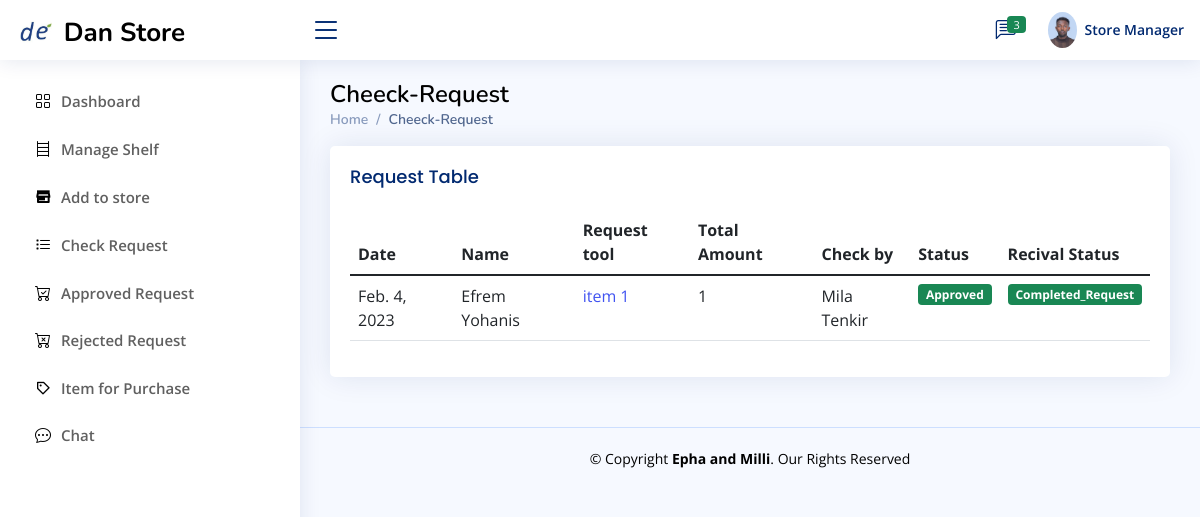
Before: /Store_Manager/aproved_request (signed in) with the older database file.
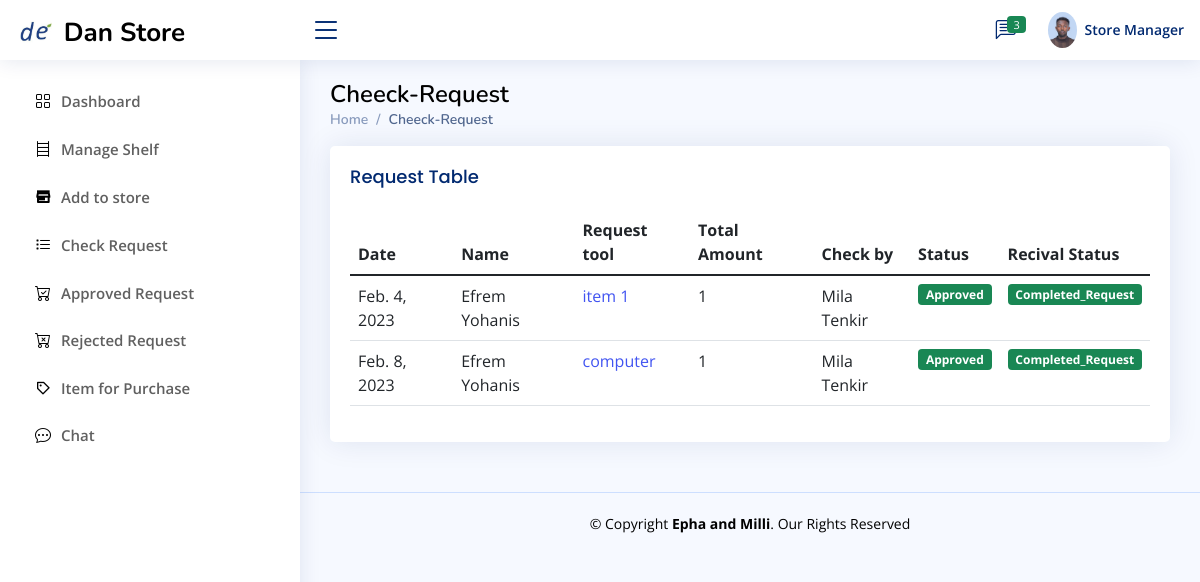
After: the same page with the newer database file.
### Store_manager/models.py (models this page shows, shortened)
class employe_request_form1_permanent(models.Model):
    store_Keeper_action_choice=(
        ('Pending','Pending'),
        ('Allowed','Allowed'),
        ('Reject','Reject'),
        ('Received ','Received'),
    )
    dept_head_action_choice=(
        ('Pending','Pending'),
        ('Approved','Approved'),
        ('Rejected','Rejected'),
    )
    Recival_status=(
        ('Received ','Received'),
        ('Not_Received ','Not_Received'),
        ('Returned','Returned'),
    )
    request_store=models.ForeignKey(allStore,null=True,blank=True,on_delete=models.CASCADE)
    date=models.DateField(auto_now_add=True,null=True)
    dept_head_Action=models.CharField(max_length=200,null=True,choices=dept_head_action_choice,default='Pending')
    Store_Keeper_Action=models.CharField(max_length=200,null=True,choices=store_Keeper_action_choice,default='Pending')
    Recival_status_by_Employer=models.CharField(max_length=200,null=True,choices=Recival_status)
    Request_by=models.CharField(max_length=100,null=True,blank=True)
    Department=models.CharField(max_length=100,null=True,blank=True)
    checkd_by=models.ForeignKey(employ,null=True,blank=True,on_delete=models.CASCADE)
    Description=models.CharField(max_length=100,null=True,blank=True)
    unit=models.CharField(max_length=100,null=True,blank=True)
    req_qty=models.CharField(max_length=100,null=True,blank=True)
    Remark=models.CharField(max_length=100,null=True,blank=True)
    note=models.TextField(max_length=100,null=True,blank=True)
    Type_of_item=models.TextField(max_length=100,null=True,blank=True)
    Serial_No=models.TextField(max_length=100,null=True,blank=True)
    Unique_Name_No=models.TextField(max_length=100,null=True,blank=True)

class employ(models.Model):
    user=models.ForeignKey(User,null=True,blank=True,on_delete=models.CASCADE)
    role= models.CharField(max_length=200,null=True,blank=True)
    profile_pic=models.ImageField(null=True,blank=True, upload_to='Profile/')
    Full_Name=models.CharField(max_length=300, null=True)
    gender = models.CharField(max_length=20,null=True,blank=True)
    phone1 = models.CharField(max_length=200, null=True)
    phone2 = models.CharField(max_length=200, null=True)
    facebook = models.CharField(max_length=200, null=True,blank=True)
    telegram = models.CharField(max_length=200, null=True,blank=True)
    instagram = models.CharField(max_length=200, null=True,blank=True)
    about = models.TextField(max_length=500, null=True)
    address = models.CharField(max_length=200, null=True)
    inDepartment = models.CharField(max_length=300,null=True)
    date_created = models.DateTimeField(auto_now_add=True, null=True)
    Thechnologist =models.BooleanField(blank=True,null=True,default=False)
    accessStore=models.ForeignKey(allStore,null=True,blank=True,on_delete=models.CASCADE)
    Titel = models.CharField(max_length=20,null=True,blank=True)
    Filed_Study = models.CharField(max_length=20,null=True,blank=True)
    Collage = models.CharField(max_length=20,null=True,blank=True)
    grade=models.CharField(max_length=20,null=True,blank=True)
    Year_Graguation = models.DateField(null=True,blank=True)
    Document=models.FileField(null=True,blank=True,upload_to="File/Document")

### Store_manager/views.py (the view)
# urls.py: path('aproved_request',views.aproved_request,name="aproved_request"),
def aproved_request(request):
    try:
        if request.user.groups.all()[0].name == 'Store_Manager':
            user_id=(request.user.id)
            user=User.objects.get(id=user_id)
            re_emp=employ.objects.get(user=user)
            curretnUser = request.user
            exploreU = employ.objects.get(user = curretnUser)
            name=exploreU.Full_Name
            store=allStore.objects.get(storeKeeper=name)
            emp_request=employe_request_form1_permanent.objects.filter(Q(request_store=store) & Q(dept_head_Action="Approved"))
            dep_request=dept_request_form1_permanent.objects.filter(Q(request_store=store) & Q(dept_head_Action="Approved"))
            all_unreseved_req=list(chain(emp_request, dep_request))
            context={
                'emp_request':all_unreseved_req,
                're_emp':re_emp,
            }
            return render(request,'Store_manager/cheeck_Request/approved_request.html',context)
        messages.error(request, 'Permission denied ')
        return redirect('log-out')
    except IndexError as e:
        messages.error(request, 'Login Before ')
        return redirect('log-out')

### Templates/Store_manager/cheeck_Request/approved_request.html
{% extends 'Store_manager/S_base.html'  %}
{% block store %}
<main id="main" class="main">
    <div class="pagetitle">
      <h1 style="color: black">Cheeck-Request</h1>
      <nav>
        <ol class="breadcrumb">
          <li class="breadcrumb-item"><a href="index.html">Home</a></li>
          <li class="breadcrumb-item active">Cheeck-Request</li>
        </ol>
      </nav>
    </div>
    <section class="section">
        <div class="row">
          <div class="col-lg-12">
            <div class="card recent-sales overflow-auto">
                <div class="card-body">
                  <h5 class="card-title">Request Table</h5>
                  <table class="table datatable">
                    <thead>
                      <tr>
                        <th scope="col">Date</th>
                        <th scope="col">Name</th>
                        <th scope="col">Request tool</th>
                        <th scope="col">Total Amount</th>
                        <th scope="col">Check by </th>
                        <th scope="col">Status</th>
                        <th scope="col">Recival Status</th>
                      </tr>
                    </thead>
                    <tbody>
                      {% for request in emp_request %}
                      {% if request.Store_Keeper_Action == "Allowed" %}
                      <tr>
                        <td>{{request.date}}</td>
                        <td>{{request.Request_by}}</td>
                        {% if request.Recival_status_by_Employer == 'Received' %}
                        <td><a href="{% url 'check_delivered_item' request.id  %}" >{{request.Description}}</a></td>
                        {% elif request.Recival_status_by_Employer == 'Not_Received' %}
                        <td>{{request.Description}}</td>
                        {% else %}
                        <td><a href="{% url 'Item_Delivery_form' request.id  %}" >{{request.Description}}</a></td>
                        {% endif %}
                        <td>{{request.req_qty}}</td>
                        <td>{{request.checkd_by.Full_Name}}</td>
                        <td><span class="badge bg-success">Approved</span></td>
                        {% if request.Store_Keeper_Action == "Pending" %}
                        <td>
                          <a class="btn btn-sm btn-success text-dark disabled">Yes</a>
                          <a class="btn btn-sm btn-danger text-dark disabled">No</a>
                        </td>
                        {% elif request.Store_Keeper_Action == 'wait' %}
                        <td>
                          <a class="btn btn-sm btn-success text-dark disabled">Yes</a>
                          <a class="btn btn-sm btn-danger text-dark disabled">No</a>
                        </td>
                        {% elif request.Store_Keeper_Action == 'Allowed' %}
                           {% if request.Recival_status_by_Employer == 'Received' %}
                           <td><span class="badge bg-success">Completed_Request</span></td>
                        {% elif request.Recival_status_by_Employer == 'Not_Received' %}
                        <td><span class="badge bg-danger">Request_Cancelled</span></td>
                        {% else  %}
                        <td><span class="badge bg-warning">Pending_Request.....</span></td>
                          {% endif %}
                        {% endif %}
                         </tr>
                      {% endif %}
                      {% endfor %}
                    </tbody>
                  </table>
                </div>
              </div>
         </div>
    </section>
  </main>
{% endblock %}

Changed rows visible on the page:
added employe_request_form1_permanent: date "Feb. 8, 2023", Request_by "Efrem Yohanis", Description "computer", req_qty "1", checkd_by.Full_Name "Mila Tenkir", Store_Keeper_Action "Completed_Request"
